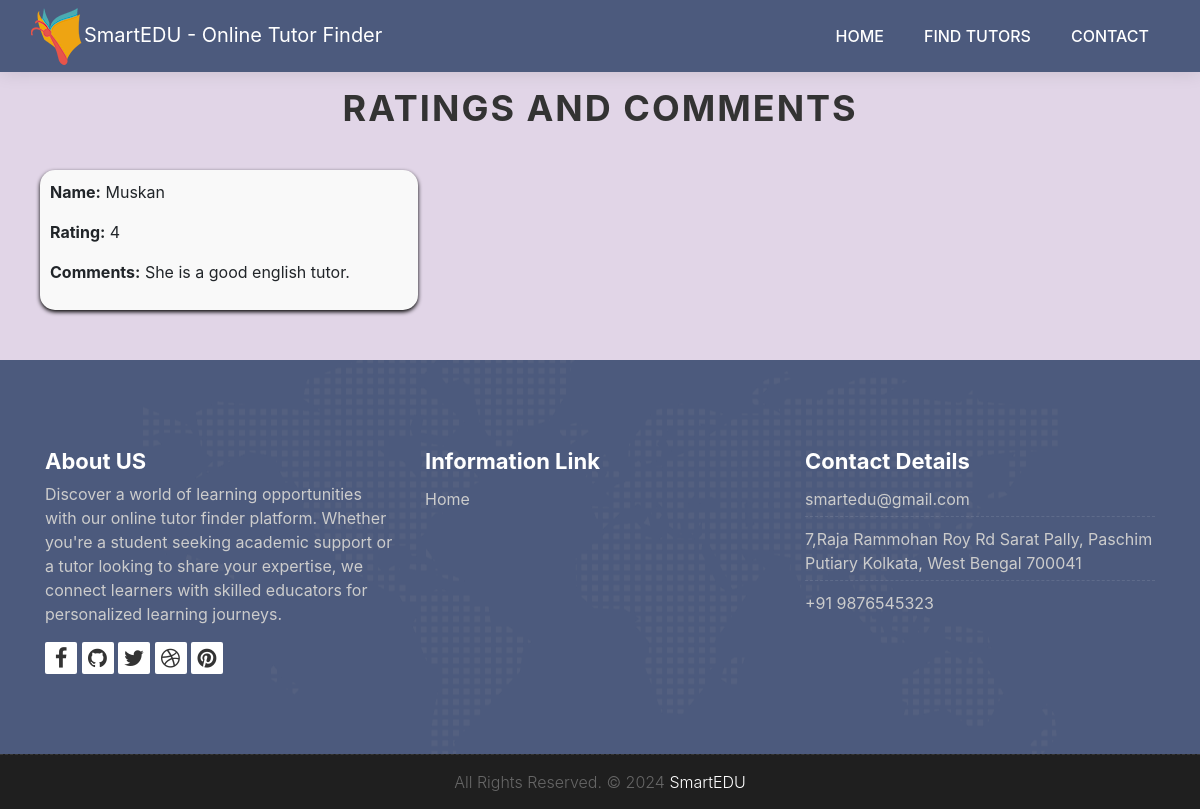
The page /home_ratings_reviews.php?teacher_id=1 on the database its author committed.
### tables this page shows
CREATE TABLE `reviews` (
  `review_id` int(11) NOT NULL,
  `teacher_id` int(11) DEFAULT NULL,
  `student_id` int(11) DEFAULT NULL,
  `rating` int(11) DEFAULT NULL,
  `q1` varchar(11) NOT NULL,
  `q2` varchar(11) NOT NULL,
  `q3` varchar(11) NOT NULL,
  `q4` varchar(11) NOT NULL,
  `review_text` text DEFAULT NULL,
  `timestamp` timestamp NOT NULL DEFAULT current_timestamp()
);

CREATE TABLE `students` (
  `sid` int(11) NOT NULL,
  `name` varchar(255) NOT NULL,
  `type` varchar(255) NOT NULL,
  `email` varchar(255) NOT NULL,
  `mobile` varchar(10) NOT NULL,
  `password` varchar(255) NOT NULL,
  `agreed_terms` varchar(50) NOT NULL
);

### home_ratings_reviews.php (the view, shortened to what this page needs)
<?php
include("data/db.php");
if(isset($_GET['teacher_id'])) {
    $teacher_id = $_GET['teacher_id'];
} else {
    header("Location: error.php");
    exit();
}
$query = "SELECT r.rating, r.review_text, s.name AS student_name
          FROM reviews r
          JOIN students s ON r.student_id = s.sid
          WHERE r.teacher_id = '$teacher_id'";
$result = $con->query($query);
?>
 <!DOCTYPE html>
<html lang="en">
    <link rel="stylesheet" href="css/bootstrap.min.css">
    <link rel="stylesheet" href="style.css">
    <link rel="stylesheet" href="css/versions.css">
    <link rel="stylesheet" href="css/responsive.css">
    <link rel="stylesheet" href="css/custom.css">
    <link rel="stylesheet" href="https://stackpath.bootstrapcdn.com/bootstrap/4.5.2/css/bootstrap.min.css">
    </head>
    <body class="host_version">
        <h1>Ratings and Comments</h1>
    <div class="reviews">
        <?php
        if ($result->num_rows > 0) {
            while ($row = $result->fetch_assoc()) {
                ?>
                <div class="review-container">
                    <div class="review">
                    <p><strong>Name:</strong> <?php echo $row['student_name']; ?></p>
                        <p><strong>Rating:</strong> <?php echo $row['rating']; ?></p>
                        <p><strong>Comments:</strong> <?php echo $row['review_text']; ?></p>
                    </div>
                </div>
                <?php
            }
        } else {
            echo "<p>No ratings and comments found.</p>";
        }
        ?>
    </div>
    <div class="copyrights">
        <div class="container">
            <div class="footer-distributed">
                <div class="footer-center">
                    <p class="footer-company-name">All Rights Reserved. &copy; 2024 <a href="index.php">SmartEDU</a></p>
                </div>
            </div>
        </div>
    </div>
</body>
</html>

### style.css (style rules this page uses)
body { color: #333333; font-size: 14px; font-family: 'Rubik', sans-serif; line-height: 1.80857; }
html, body { height: 100%; }
a { color: #1f1f1f; text-decoration: none !important; outline: none !important; -webkit-transition: all .3s ease-in-out; -moz-transition: all .3s ease-in-out; -ms-transition: all .3s ease-in-out; -o-transition: all .3s ease-in-out; transition: all .3s ease-in-out; }
h1, h2, h3, h4, h5, h6 { letter-spacing: 0; font-weight: normal; position: relative; padding: 0 0 10px 0; font-weight: normal; line-height: 120% !important; color: #1f1f1f; margin: 0 }
h1 { font-size: 24px }
h3 { font-size: 18px }
a { color: #1f1f1f; text-decoration: none; outline: none; }
a, .btn { text-decoration: none !important; outline: none !important; -webkit-transition: all .3s ease-in-out; -moz-transition: all .3s ease-in-out; -ms-transition: all .3s ease-in-out; -o-transition: all .3s ease-in-out; transition: all .3s ease-in-out; }
.top-navbar .bg-light { background: #4c5a7d !important; }
.top-navbar .navbar-light .navbar-nav .nav-link { color: #ffffff; font-size: 16px; font-weight: 500; }
.top-navbar .navbar-light .navbar-nav .nav-item { position: relative; display: inline-block; padding: 15px 0px; margin: 0px 20px; }
.top-navbar .navbar-light .navbar-nav .nav-item .nav-link { padding: 6px 0px; position: relative; display: block; line-height: 30px; letter-spacing: 0px; text-transform: uppercase; }
.top-navbar .navbar-light .navbar-nav .nav-item::after { position: absolute; content: ''; left: 50%; bottom: auto; top: 11px; width: 5px; height: 5px; opacity: 0; margin-left: -3px; background-color: #ffffff; border-radius: 50px; -webkit-transform: translateY(0px); transform: translateY(0px); transition: all 900ms ease; -webkit-transition: all 900ms ease; -ms-transition: all 900ms ease; -o-transition: all 900ms ease; -moz-transition: all 900ms ease; }
.top-navbar .navbar-light .navbar-nav .nav-item .nav-link::before { position: absolute; content: ''; left: 0%; bottom: auto; top: -4px; width: 5px; height: 5px; border-radius: 50px; opacity: 0; margin-left: -10px; background-color: #ffffff; -webkit-transform: translateY(0px); transform: translateY(0px); transition: all 900ms ease; -webkit-transition: all 900ms ease; -ms-transition: all 900ms ease; -o-transition: all 900ms ease; -moz-transition: all 900ms ease; }
.top-navbar .navbar-light .navbar-nav .nav-item .nav-link::after { position: absolute; content: ''; right: 0%; left: auto; bottom: auto; top: -4px; width: 5px; height: 5px; border-radius: 50px; border: none !important; opacity: 0; margin-right: -11px; background-color: #ffffff; transition: all 900ms ease; -webkit-transition: all 900ms ease; -ms-transition: all 900ms ease; -o-transition: all 900ms ease; -moz-transition: all 900ms ease; }
.top-navbar .bg-light { padding-top: 0px; padding-bottom: 0px; box-shadow: 0 0 18px 0 rgba(0,0,0,.12); }
.footer { padding: 90px 0 80px !important; color: #cccccc; background:#4c5a7d url('images/world-map.png') no-repeat center; }
.footer .widget-title { position: relative; display: block; margin-bottom: 10px; }
.footer .widget-title h3 { color: #fff; font-weight: 700; font-size: 22px; padding: 0; margin: 0; line-height: 1 !important; }
.footer-links { list-style: none; padding: 0; }
.footer-links a { color: #cccccc; }
.footer-links li { margin-bottom: 5px; display: block; width: 100%; padding: 5px 0px; border-bottom: 1px dashed rgba(255, 255, 255, 0.1); }
.footer-links li:last-child { margin-bottom: 0; padding-bottom: 0; border: 0; }
.copyrights { border-top: 1px dashed rgba(255, 255, 255, 0.1); background-color: #1f1f1f; box-sizing: border-box; width: 100%; text-align: left; padding: 10px 0px; overflow: hidden; }
.footer-distributed .footer-company-name { font-weight: 300; margin: 0 10px; color: #666; padding: 5px 0px; }
.footer-distributed .footer-company-name a { color: #ffffff; }
.footer-links-soi { margin: 0px; padding: 0px; }
.footer-links-soi li { display: inline-block; }
.footer-links-soi li a { background: #ffffff; color: #333333; width: 32px; height: 32px; display: block; font-size: 22px; text-align: center; line-height: 32px; border-radius: 2px; }
.footer-links-soi li a i { -webkit-transition: all 0.6s ease; -o-transition: all 0.6s ease; transition: all 0.6s ease; }
.footer-center { text-align: center; }

### rows shown on the page
reviews: student.name "Muskan", rating "4", review_text "She is a good english tutor."
